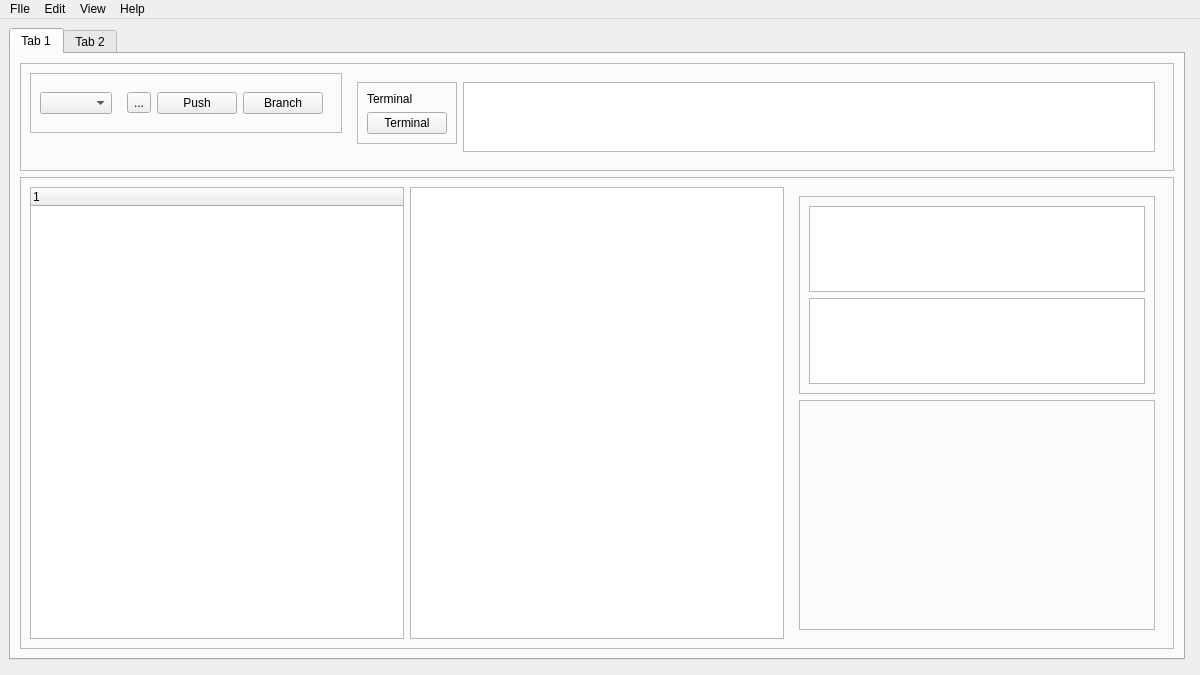
<?xml version="1.0" encoding="UTF-8"?>
<ui version="4.0">
 <class>MainWindow</class>
 <widget class="QMainWindow" name="MainWindow">
  <property name="geometry">
   <rect>
    <x>0</x>
    <y>0</y>
    <width>1200</width>
    <height>675</height>
   </rect>
  </property>
  <property name="minimumSize">
   <size>
    <width>854</width>
    <height>480</height>
   </size>
  </property>
  <property name="windowTitle">
   <string>MainWindow</string>
  </property>
  <widget class="QWidget" name="centralwidget">
   <layout class="QGridLayout" name="gridLayout">
    <item row="0" column="0">
     <widget class="QTabWidget" name="tabWidget">
      <property name="currentIndex">
       <number>0</number>
      </property>
      <widget class="QWidget" name="tab">
       <attribute name="title">
        <string>Tab 1</string>
       </attribute>
       <layout class="QVBoxLayout" name="verticalLayout">
        <item alignment="Qt::AlignmentFlag::AlignTop">
         <widget class="QFrame" name="frame">
          <property name="frameShape">
           <enum>QFrame::Shape::StyledPanel</enum>
          </property>
          <property name="frameShadow">
           <enum>QFrame::Shadow::Raised</enum>
          </property>
          <layout class="QHBoxLayout" name="horizontalLayout_2">
           <item alignment="Qt::AlignmentFlag::AlignTop">
            <widget class="QFrame" name="frame_3">
             <property name="frameShape">
              <enum>QFrame::Shape::StyledPanel</enum>
             </property>
             <property name="frameShadow">
              <enum>QFrame::Shadow::Raised</enum>
             </property>
             <layout class="QHBoxLayout" name="horizontalLayout_5">
              <item>
               <widget class="QComboBox" name="comboBox"/>
              </item>
              <item alignment="Qt::AlignmentFlag::AlignTop">
               <widget class="QWidget" name="widget_2" native="true">
                <layout class="QHBoxLayout" name="horizontalLayout_3">
                 <item>
                  <widget class="QToolButton" name="toolButton">
                   <property name="text">
                    <string>...</string>
                   </property>
                  </widget>
                 </item>
                 <item>
                  <widget class="QPushButton" name="pushButton">
                   <property name="text">
                    <string>Push</string>
                   </property>
                  </widget>
                 </item>
                 <item>
                  <widget class="QPushButton" name="pushButton_2">
                   <property name="text">
                    <string>Branch</string>
                   </property>
                  </widget>
                 </item>
                </layout>
               </widget>
              </item>
             </layout>
            </widget>
           </item>
           <item alignment="Qt::AlignmentFlag::AlignTop">
            <widget class="QWidget" name="widget_3" native="true">
             <layout class="QHBoxLayout" name="horizontalLayout_4">
              <item alignment="Qt::AlignmentFlag::AlignLeft|Qt::AlignmentFlag::AlignTop">
               <widget class="QFrame" name="frame_4">
                <property name="frameShape">
                 <enum>QFrame::Shape::StyledPanel</enum>
                </property>
                <property name="frameShadow">
                 <enum>QFrame::Shadow::Raised</enum>
                </property>
                <layout class="QVBoxLayout" name="verticalLayout_2">
                 <item>
                  <widget class="QLabel" name="label">
                   <property name="text">
                    <string>Terminal</string>
                   </property>
                  </widget>
                 </item>
                 <item>
                  <widget class="QPushButton" name="pushButton_3">
                   <property name="text">
                    <string>Terminal</string>
                   </property>
                  </widget>
                 </item>
                </layout>
               </widget>
              </item>
              <item alignment="Qt::AlignmentFlag::AlignTop">
               <widget class="QTextEdit" name="textEdit_2">
                <property name="sizePolicy">
                 <sizepolicy hsizetype="MinimumExpanding" vsizetype="Preferred">
                  <horstretch>0</horstretch>
                  <verstretch>0</verstretch>
                 </sizepolicy>
                </property>
               </widget>
              </item>
             </layout>
            </widget>
           </item>
          </layout>
         </widget>
        </item>
        <item>
         <widget class="QFrame" name="frame_2">
          <property name="sizePolicy">
           <sizepolicy hsizetype="Preferred" vsizetype="Expanding">
            <horstretch>0</horstretch>
            <verstretch>0</verstretch>
           </sizepolicy>
          </property>
          <property name="frameShape">
           <enum>QFrame::Shape::StyledPanel</enum>
          </property>
          <property name="frameShadow">
           <enum>QFrame::Shadow::Raised</enum>
          </property>
          <layout class="QHBoxLayout" name="horizontalLayout">
           <item>
            <widget class="QTreeWidget" name="treeWidget">
             <property name="enabled">
              <bool>true</bool>
             </property>
             <property name="sizePolicy">
              <sizepolicy hsizetype="Preferred" vsizetype="Preferred">
               <horstretch>0</horstretch>
               <verstretch>0</verstretch>
              </sizepolicy>
             </property>
             <column>
              <property name="text">
               <string notr="true">1</string>
              </property>
             </column>
            </widget>
           </item>
           <item>
            <widget class="QGraphicsView" name="graphicsView">
             <property name="sizePolicy">
              <sizepolicy hsizetype="Preferred" vsizetype="Preferred">
               <horstretch>0</horstretch>
               <verstretch>0</verstretch>
              </sizepolicy>
             </property>
            </widget>
           </item>
           <item>
            <widget class="QWidget" name="widget_6" native="true">
             <layout class="QVBoxLayout" name="verticalLayout_3">
              <item>
               <widget class="QFrame" name="frame_6">
                <property name="frameShape">
                 <enum>QFrame::Shape::StyledPanel</enum>
                </property>
                <property name="frameShadow">
                 <enum>QFrame::Shadow::Raised</enum>
                </property>
                <layout class="QVBoxLayout" name="verticalLayout_4">
                 <item>
                  <widget class="QTextEdit" name="textEdit">
                   <property name="sizePolicy">
                    <sizepolicy hsizetype="Preferred" vsizetype="Expanding">
                     <horstretch>0</horstretch>
                     <verstretch>0</verstretch>
                    </sizepolicy>
                   </property>
                  </widget>
                 </item>
                 <item>
                  <widget class="QTextEdit" name="textEdit_3">
                   <property name="sizePolicy">
                    <sizepolicy hsizetype="Preferred" vsizetype="Expanding">
                     <horstretch>0</horstretch>
                     <verstretch>0</verstretch>
                    </sizepolicy>
                   </property>
                  </widget>
                 </item>
                </layout>
               </widget>
              </item>
              <item>
               <widget class="QFrame" name="frame_5">
                <property name="minimumSize">
                 <size>
                  <width>353</width>
                  <height>230</height>
                 </size>
                </property>
                <property name="frameShape">
                 <enum>QFrame::Shape::StyledPanel</enum>
                </property>
                <property name="frameShadow">
                 <enum>QFrame::Shadow::Raised</enum>
                </property>
               </widget>
              </item>
             </layout>
            </widget>
           </item>
          </layout>
         </widget>
        </item>
       </layout>
      </widget>
      <widget class="QWidget" name="tab_2">
       <property name="autoFillBackground">
        <bool>false</bool>
       </property>
       <attribute name="title">
        <string>Tab 2</string>
       </attribute>
      </widget>
     </widget>
    </item>
    <item row="1" column="2">
     <widget class="QWidget" name="mainBody" native="true"/>
    </item>
   </layout>
  </widget>
  <widget class="QMenuBar" name="menuBar">
   <property name="geometry">
    <rect>
     <x>0</x>
     <y>0</y>
     <width>1200</width>
     <height>23</height>
    </rect>
   </property>
   <widget class="QMenu" name="menuFile">
    <property name="title">
     <string>FIle</string>
    </property>
    <addaction name="actionOpen_FIle"/>
    <addaction name="actionOpen_Folder"/>
    <addaction name="actionRecent"/>
   </widget>
   <widget class="QMenu" name="menuEdit">
    <property name="title">
     <string>Edit</string>
    </property>
   </widget>
   <widget class="QMenu" name="menuView">
    <property name="title">
     <string>View</string>
    </property>
   </widget>
   <widget class="QMenu" name="menuHelp">
    <property name="title">
     <string>Help</string>
    </property>
   </widget>
   <addaction name="menuFile"/>
   <addaction name="menuEdit"/>
   <addaction name="menuView"/>
   <addaction name="menuHelp"/>
  </widget>
  <action name="actionOpen_FIle">
   <property name="text">
    <string>Open File</string>
   </property>
  </action>
  <action name="actionOpen_Folder">
   <property name="text">
    <string>Open Folder</string>
   </property>
  </action>
  <action name="actionRecent">
   <property name="text">
    <string>Recent</string>
   </property>
  </action>
  <action name="actionSave">
   <property name="text">
    <string>Save</string>
   </property>
  </action>
 </widget>
 <resources/>
 <connections/>
 <designerdata>
  <property name="gridDeltaX">
   <number>10</number>
  </property>
  <property name="gridDeltaY">
   <number>10</number>
  </property>
  <property name="gridSnapX">
   <bool>true</bool>
  </property>
  <property name="gridSnapY">
   <bool>true</bool>
  </property>
  <property name="gridVisible">
   <bool>true</bool>
  </property>
 </designerdata>
</ui>
